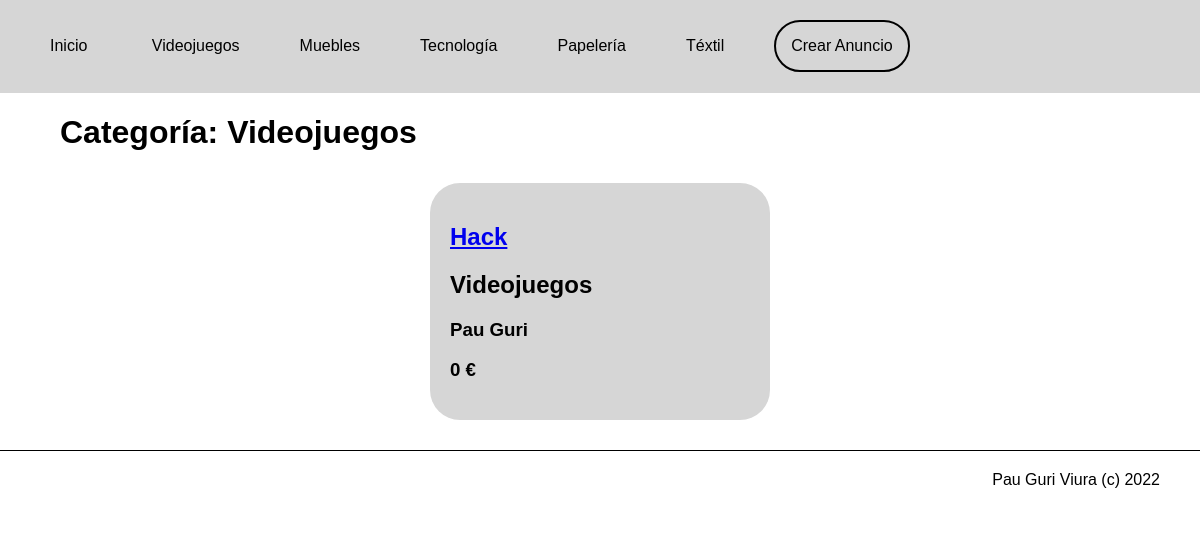
Page /practiques_backend/P03/categoria.php?id=1 on the committed database.
### tables this page shows
CREATE TABLE `P02categorias` (
  `id` int(4) NOT NULL,
  `nombre` varchar(30) NOT NULL,
  `orden` int(4) NOT NULL
);

CREATE TABLE `P02anuncios` (
  `id` int(10) NOT NULL,
  `titulo` varchar(100) NOT NULL,
  `precio` float(6,2) NOT NULL,
  `descripcion` varchar(250) NOT NULL,
  `ip` varchar(15) NOT NULL,
  `vendido` tinyint(1) NOT NULL,
  `fechahora` datetime NOT NULL,
  `categoria` int(4) NOT NULL,
  `propietario` varchar(100) NOT NULL
);

CREATE TABLE `P02usuarios` (
  `email` varchar(100) NOT NULL,
  `nombre` varchar(100) NOT NULL
);

### practiques_backend/P03/categoria.php (the view, shortened to what this page needs)
<!DOCTYPE html>
<html lang="en">
<head>
    <link rel="stylesheet" href="style.css">
</head>
<body>
    <?php
        include("header.php");
        $db = new Conexion();
        $result = $db -> prepare("SELECT nombre FROM P02categorias WHERE id=$_GET[id]");
        $result -> execute();
        $title = $result -> fetchColumn();
        echo "<h1>Categoría: $title</h1>";
        $result = $db -> prepare("SELECT P02anuncios.id AS id, titulo, P02categorias.nombre AS categoria, P02usuarios.nombre AS usuario, precio FROM P02anuncios,P02categorias,P02usuarios WHERE categoria=P02categorias.id AND propietario=email AND categoria=$_GET[id] AND vendido=0 ORDER BY fechahora DESC");
        $result -> execute();
        $allRows = $result -> fetchAll();
        if(count($allRows) < 1) {
            echo "<h2>No se han encontrado anuncios para esta categoría.</h2>";
        } else {
            $result -> execute();
            echo "<div class='postgrid'>";
            foreach ($result as $post) {
                echo "<article>
                    <h2><a href='anuncio.php?id=$post[id]'>$post[titulo]</a></h2>
                    <h2>$post[categoria]</h2>
                    <h3>$post[usuario]</h3>
                    <h3>$post[precio] €</h3>
                </article>";
            }
            echo "</div>";
        }
        include("footer.php");
    ?>
</body>
</html>

### practiques_backend/P03/header.php (shortened to what this page needs)
<header>
<a href="index.php">Inicio</a>
<?php
    $db = new Conexion();
    $result = $db -> query("SELECT * FROM P02categorias ORDER BY orden");
    foreach ($result as $category){
        echo "<a href='categoria.php?id=$category[id]'>$category[nombre]</a>";
    }
?>
<a href="nuevoanuncio.php" class="btn">Crear Anuncio</a>
</header>
<main>

### practiques_backend/P03/style.css (style rules this page uses)
body { font-family: Helvetica, arial, sans-serif; margin: 0; }
a.btn, button { color: black; background: transparent; text-decoration: none; border: 2px solid black; border-radius: 30px; padding: 15px; cursor: pointer; font-size: 16px; }
header { background: #d6d6d6; padding: 20px; margin-bottom: 20px; }
header a { color: black; text-decoration: none; display: inline-block; padding: 10px; margin: 0 20px 1px 20px; }
main { margin: auto; max-width: 1200px; width: 90%; }
.postgrid { display: flex; flex-wrap: wrap; justify-content: space-evenly; }
.postgrid article { max-width: 300px; width: 100%; border-radius: 30px; background: #d6d6d6; padding: 20px; margin: 10px; }

### rows in the picture
p02categorias: nombre "Videojuegos"
p02categorias: nombre "Muebles"
p02categorias: nombre "Tecnología"
p02categorias: nombre "Papelería"
p02categorias: nombre "Téxtil"
p02anuncios: titulo "Hack", categoria.nombre "Videojuegos", propietario.nombre "Pau Guri", precio "0"
